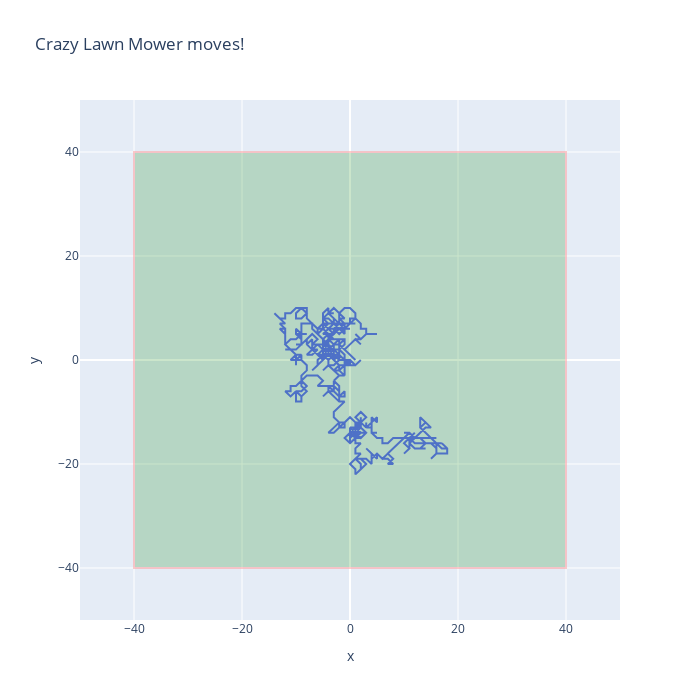

Notebook code cell kept with this figure:
### Code cell
# function to visualize mower movement
def mower_tracker(away_time):
    """
    calls mower_sim function and visualizes the tracks of mower using simulated coordinates
    
    Args:
    -----
    away_time - time in minutes, the owner is away from the robotic lawn mower 
    
    Returns:
    -------
    visualization of the mower movement  
    """
    # import plotly
    import plotly.express as px
    
    # call mower_sim
    x_pos, y_pos = mower_sim(away_time=away_time)
    
    # line chart
    fig = px.line(x=x_pos, y=y_pos, width=700, height=700, title='Crazy Lawn Mower moves!')
    
    # lawn boundaries
    fig.add_shape(x0=-40, x1=40, y0=-40, y1=40, line_color='red', fillcolor='green', opacity=0.2)
    
    # total lawn area and beyond
    fig.update_xaxes(range=[-50, 50])
    fig.update_yaxes(range=[-50, 50])
    
    fig.show()
    
    return None


# visualize mower tracks for away_time (in minutes)
mower_tracker(away_time=away_time)

### Figure 1 — Plotly figure (JSON) as saved in the notebook; plotly's stock layout.template omitted (floating-point values rounded to 4 significant figures; data arrays with more than 128 entries replaced by an {"elided": "..."} marker saying what was removed)
{"data": [{"hovertemplate": "x=%{x}<br>y=%{y}<extra></extra>", "legendgroup": "", "line": {"color": "#636efa", "dash": "solid"}, "marker": {"symbol": "circle"}, "mode": "lines", "name": "", "orientation": "v", "showlegend": false, "x": {"elided": "700 int values"}, "xaxis": "x", "y": {"elided": "700 int values"}, "yaxis": "y", "type": "scatter"}], "layout": {"xaxis": {"anchor": "y", "domain": [0, 1], "title": {"text": "x"}, "range": [-50, 50]}, "yaxis": {"anchor": "x", "domain": [0, 1], "title": {"text": "y"}, "range": [-50, 50]}, "legend": {"tracegroupgap": 0}, "title": {"text": "Crazy Lawn Mower moves!"}, "height": 700, "width": 700, "shapes": [{"fillcolor": "green", "line": {"color": "red"}, "opacity": 0.2, "x0": -40, "x1": 40, "y0": -40, "y1": 40}]}}
